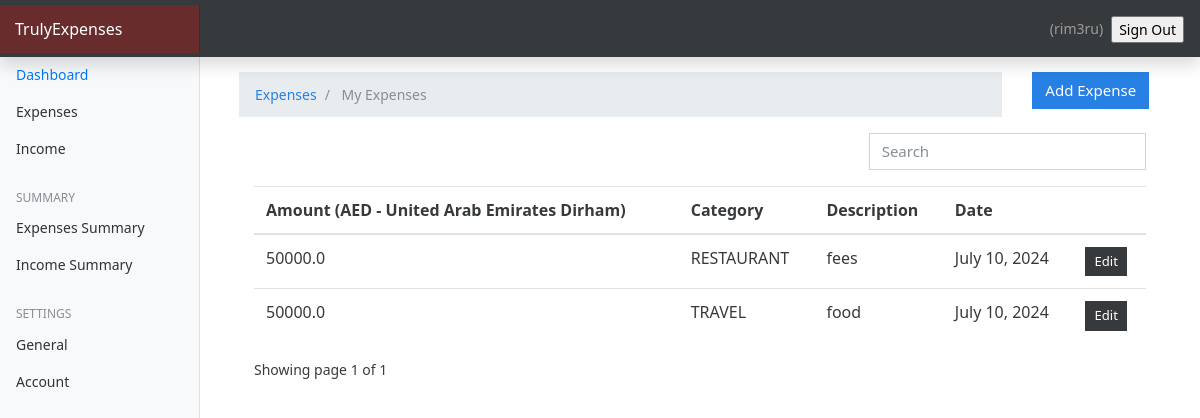
The app's page / (signed in) with its own data.
### userpreferences/models.py (models this page shows, shortened)
class UserPreference(models.Model):
    user = models.OneToOneField(to=User,on_delete=models.CASCADE)
    currency = models.CharField(max_length=255, blank=True,null=True)

### expenses/models.py (models this page shows, shortened)
class Expense(models.Model):
    amount = models.FloatField()
    date = models.DateField(default=now)
    description = models.TextField()
    owner = models.ForeignKey(to=User, on_delete=models.CASCADE)
    category = models.CharField(max_length=266)
    class Meta:
        ordering: ['-date'] # type: ignore

### expenses/views.py (the view)
# urls.py: path('', views.index, name="expenses"),
@login_required(login_url='/authentication/login')
def index(request):
    categories = Category.objects.all()
    expenses = Expense.objects.filter(owner=request.user)
    paginator = Paginator(expenses, 5)  # Show 5 expenses per page
    page_number = request.GET.get('page')
    page_obj = paginator.get_page(page_number)
    currency = UserPreference.objects.get(user=request.user).currency
    context = {
        'expenses': expenses,
        'page_obj': page_obj,
        'currency': currency
    }
    return render(request, 'expenses/index.html', context)

### templates/expenses/index.html (shortened to what this page needs)
{% extends 'base.html' %}
{% load static %}
{% block content %}
<div class="container mt-4">
  <div class="row">
    <div class="col-md-10">
      <nav aria-label="breadcrumb">
        <ol class="breadcrumb">
          <li class="breadcrumb-item">
            <a href="">Expenses</a>
          </li>
          <li class="breadcrumb-item active" aria-current="page">
            My Expenses
          </li>
        </ol>
      </nav>
    </div>
    <div class="col-md-2 " style = "">
      <a href="{% url 'add-expenses'%}" class="btn btn-primary">Add Expense</a>
    </div>
  </div>
  <div class="container">
    {% include 'partials/_messages.html' %} {% if expenses.count %}
    <div class="row">
      <div class="col-md-8"></div>
      <div class="col-md-4">
        <div class="form-group">
          <input type="text" class="form-control" id="searchField" placeholder="Search">
        </div>
      </div>
    </div>
<div class="app-table">
  <table class="table table-stripped table-hover">
    <thead>
      <tr>
        <th>Amount ({{currency}})</th>
        <th>Category</th>
        <th>Description</th>
        <th>Date</th>
        <th></th>
      </tr>
    </thead>
    <tbody>
      {% for expense in page_obj%}
      <tr>
        <td>{{expense.amount}}</td>
        <td>{{expense.category}}</td>
        <td>{{expense.description}}</td>
        <td>{{expense.date}}</td>
        <td>
          <a
            href="{% url 'expense-edit' expense.id  %}"
            class="btn btn-secondary btn-sm"
            >Edit</a
          >
        </td>
      </tr>
      {% endfor %}
    </tbody>
  </table>
</div>
    <div class="pagination-container">
    <div class="">
      Showing page {{page_obj.number}} of {{ page_obj.paginator.num_pages }}
    </div>
    {% endif %}
  </div>
</div>
</div>
{% endblock content %}

### templates/base.html (shortened to what this page needs)
{% load static %}
<html lang="en">
  <head>
    <link href="{% static 'css/bootstrap.min.css'%}" rel="stylesheet" />
    <link href="{% static 'css/main.css'%}" rel="stylesheet" />
    <link href="{% static 'css/dashboard.css' %}" rel="stylesheet" />
  </head>
  <body>
    <nav
      class="navbar navbar-dark fixed-top bg-dark flex-md-nowrap p-0 shadow col"
    >
      <a class="navbar-brand col-sm-3 col-md-2 mr-0" href="#">TrulyExpenses</a>
      <ul
        class="navbar-nav px-3"
        style="display: flex; flex-direction: row; align-items: center"
      >
        <li class="nav-item text-nowrap">
          <span class="nav-link" href=""> ({{request.user.username}}) </span>
        </li>
        <li class="nav-item text-nowrap mt-3 ml-2">
          <form action="{% url  'logout' %}" method="POST">
            <input
              class="text text-capitalize"
              type="submit"
              value="Sign out"
            />
          </form>
        </li>
      </ul>
    </nav>
    <div class="container-fluid">
      <div class="row">
        {% include 'partials/_sidebar.html' %}
        <main role="main" class="col-md-9 ml-sm-auto col-lg-10 px-4">
          {% block content %} {% endblock %}
        </main>
      </div>
    </div>
  </body>
</html>

### templates/partials/_sidebar.html (shortened to what this page needs)
{% load static %}
<nav class="col-md-2 d-none d-md-block bg-light sidebar">
  <div class="sidebar-sticky">
    <ul class="nav flex-column">
      <li class="nav-item">
        <a class="nav-link active" href="#">
          Dashboard <span class="sr-only">(current)</span>
        </a>
      </li>
      <li class="nav-item">
        <a class="nav-link" href="{% url 'expenses' %}"> Expenses </a>
      </li>
      <li class="nav-item">
        <a class="nav-link" href="{% url 'income' %}"> Income </a>
      </li>
    </ul>
    <h6
      class="sidebar-heading d-flex justify-content-between align-items-center px-3 mt-4 mb-1 text-muted"
    >
      <span>Summary</span>
    </h6>
    <ul class="nav flex-column mb-2">
      <li class="nav-item">
        <a class="nav-link" href="{% url 'stats'%}"> Expenses Summary </a>
      </li>
      <li class="nav-item">
        <a class="nav-link" href="{% url 'istats'%}">
          Income Summary
        </a>
      </li>
    </ul>
    <h6
      class="sidebar-heading d-flex justify-content-between align-items-center px-3 mt-4 mb-1 text-muted"
    >
      <span>Settings</span>
    </h6>
    <ul class="nav flex-column mb-2">
      <li class="nav-item">
        <a class="nav-link" href="{% url 'preferences' %}"> General </a>
      </li>
      <li class="nav-item">
        <a class="nav-link" href="#">
          Account
        </a>
      </li>
    </ul>
  </div>
</nav>

### static/css/dashboard.css (style rules this page uses)
body { font-size: 0.875rem; }
.sidebar { position: fixed; top: 0; bottom: 0; left: 0; z-index: 100; padding: 48px 0 0; box-shadow: inset -1px 0 0 rgba(0, 0, 0, 0.1); }
.sidebar-sticky { position: relative; top: 0; height: calc(100vh - 48px); padding-top: 0.5rem; overflow-x: hidden; overflow-y: auto; }
.sidebar .nav-link { font-weight: 500; color: #333; }
.sidebar .nav-link.active { color: #007bff; }
.sidebar-heading { font-size: 0.75rem; text-transform: uppercase; }
[role="main"] { padding-top: 133px; }
@media (min-width: 768px) { [role="main"] { padding-top: 48px; } }
.navbar { background-color: blue; }
.navbar-brand { padding-top: 0.75rem; padding-bottom: 0.75rem; font-size: 1rem; background-color: rgba(252, 0, 0, 0.25); box-shadow: inset -1px 0 0 rgba(0, 0, 0, 0.25); }

### records on screen
UserPreference: currency "AED - United Arab Emirates Dirham"
Expense: amount "50000.0", category "RESTAURANT", description "fees", date "July 10, 2024"
Expense: amount "50000.0", category "TRAVEL", description "food", date "July 10, 2024"

### other values on screen
{{ request.user.username }} "rim3ru"
{{ page_obj.number }} "1"
{{ page_obj.paginator.num_pages }} "1"
